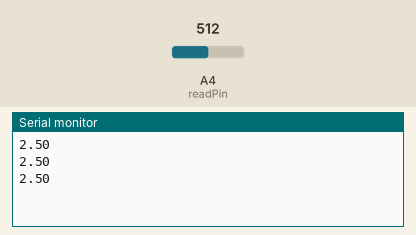
Recording of a sketch running on a simulated Arduino Uno, built with avr-gcc and run on an emulated ATmega328P. Parts: the last lines printed to the serial monitor. The inputs (shaded band) are chosen by the test bench; at power-on: A4 (readPin) = 512.

Above: at 1.3 s.
1.4 s: A4 (readPin) set to 716
At 1.9 s:
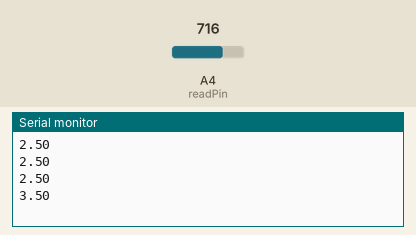
2.9 s: A4 (readPin) set to 900
At 3.4 s:
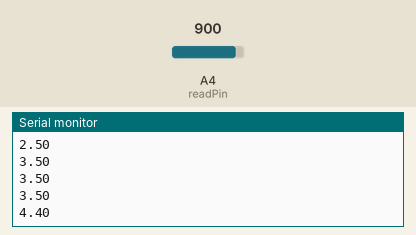
Timing chart, 0 to 5.9 s (numbered marks = the images above; inputs shaded):
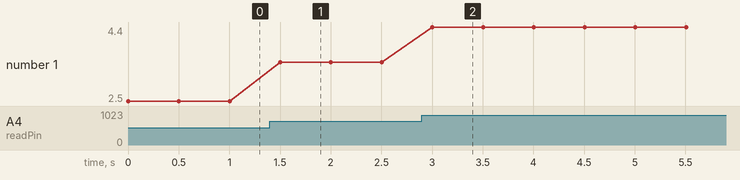

Measured:
- after the input at 1.4 s, the serial monitor: prints a new line after 0.10 s (image 1)
- after the input at 2.9 s, the serial monitor: prints a new line after 0.10 s (image 2)
- plotted number 1: 2.5 → 3.5 after the input at 1.4 s, 3.5 → 4.4 after the input at 2.9 s

The sketch:

sketch_feb8a.ino
```cpp
int readPin = A4;
int readValue;
float V2 = 0;
int delayTime = 500;

void setup() {
  pinMode(readPin, INPUT);
  Serial.begin(9600);
}

void loop() {
  readValue = analogRead(readPin);
  V2 = (5.0 / 1023.0) * readValue;
  Serial.println(V2);
  delay(delayTime);
}
```
